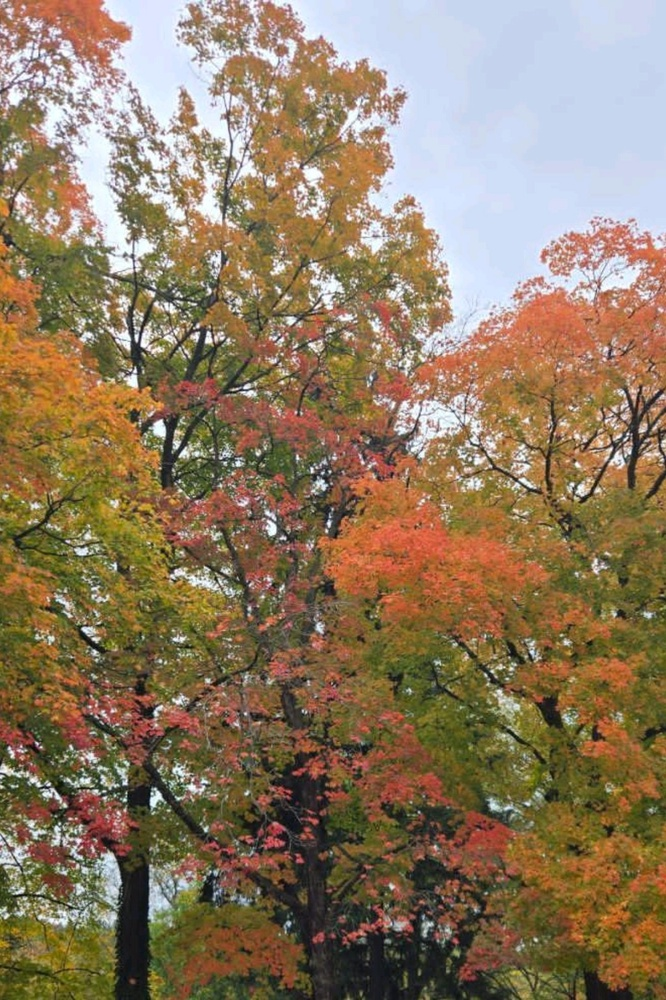
#> input picture tabiat.jpg, 666 x 1000 px, shrunk from 1080 x 1622 before the run
$ jupyter execute openCV_HSV.ipynb
#> lines starting #> are read from the running program, lines starting #| are printed output that depends on the picture
HSV
تصویر سه کاناله

<p>Converting BGR color space to HSV</p>

[cell 1]
import cv2
import matplotlib.pyplot as plt

[cell 2]
img=cv2.imread("tabiat.jpg")
#> img is the input picture: shape (1000, 666, 3); mean B, G, R 97, 122.4, 141.6

[cell 3]
hsv_image=cv2.cvtColor(img,cv2.COLOR_BGR2HSV)
#> hsv_image: shape (1000, 666, 3); mean H, S, V 40.7, 106.2, 147.4
cv2.imshow("HSV imge",hsv_image)
cv2.imshow("Hue channel",hsv_image[:,:,0])
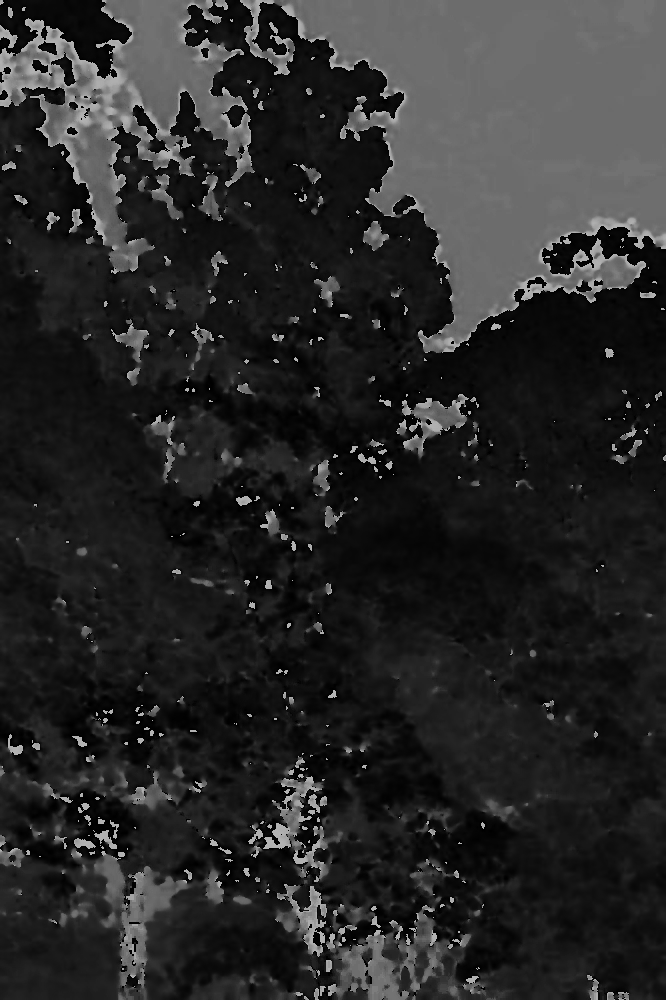
#> window 'Hue channel': shape (1000, 666); min 0, max 179, mean 40.7
cv2.imshow("saturation channel",hsv_image[:,:,1])
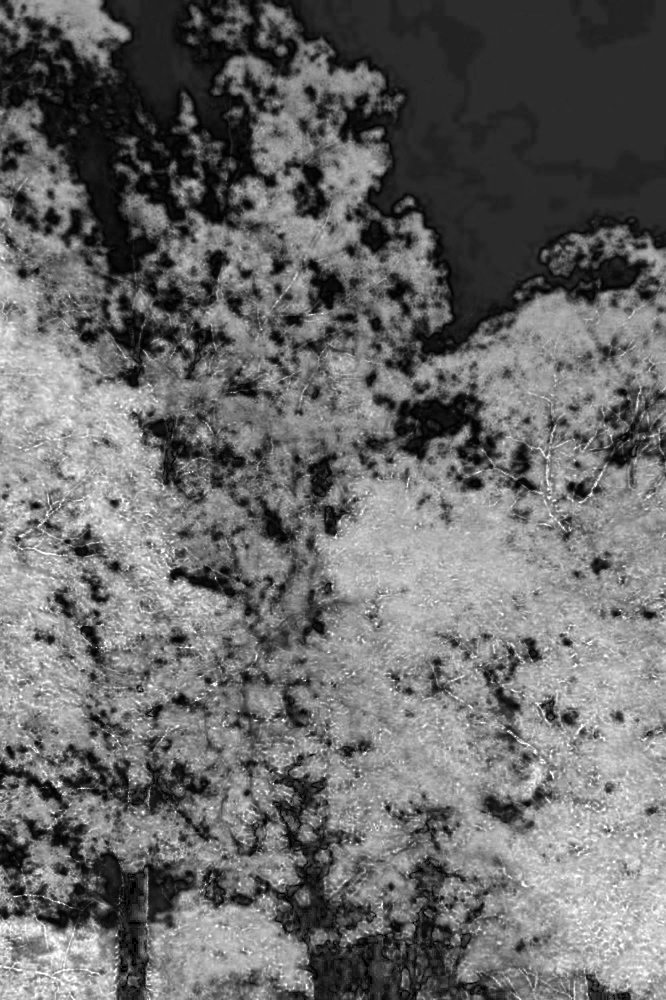
#> window 'saturation channel': shape (1000, 666); min 0, max 255, mean 106.2
cv2.imshow("value channel",hsv_image[:,:,2])
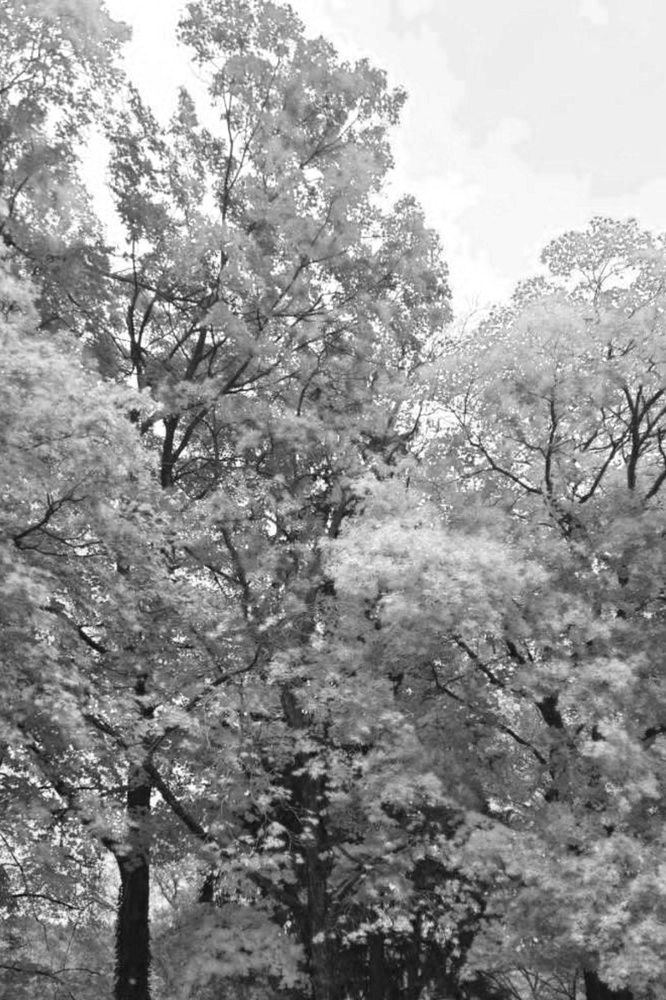
#> window 'value channel': shape (1000, 666); min 4, max 255, mean 147.4

cv2.waitKey()
cv2.destroyAllWindows()

[cell 4]
plt.figure(figsize=[20,5])
plt.subplot(131);plt.imshow(hsv_image[:,:,0],cmap="gray");plt.title("Hue channel");
plt.subplot(132);plt.imshow(hsv_image[:,:,1],cmap="gray");plt.title("vlaue channel");
plt.subplot(133);plt.imshow(hsv_image[:,:,2],cmap="gray");plt.title("saturation channel")
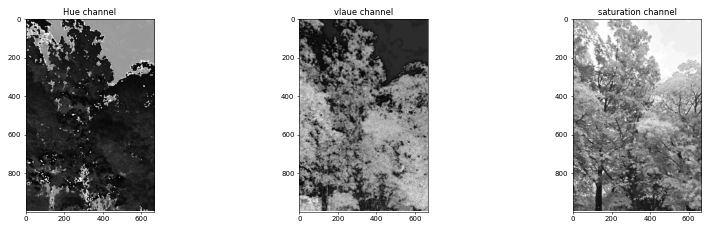
#> figure drawn by matplotlib, 3 panels

[cell 5]
saturated_image=cv2.merge([hsv_image[:,:,0],
                          cv2.add(hsv_image[:,:,1],50),
                          hsv_image[:,:,2]])
#> saturated_image: shape (1000, 666, 3); mean H, S, V 40.7, 155.9, 147.4
saturated_image=cv2.cvtColor(saturated_image,
                             cv2.COLOR_HSV2BGR)
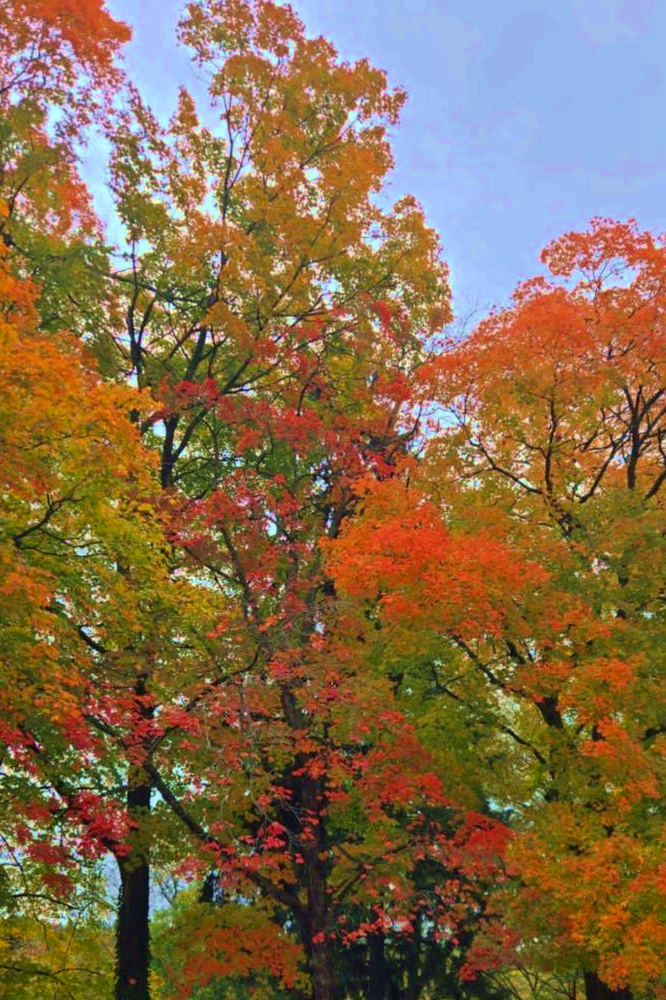
#> saturated_image: shape (1000, 666, 3); mean B, G, R 76, 107.8, 133.3
plt.Figure(figsize=[12,5])

[cell 6]
#show saturation image
plt.subplot(121);plt.imshow(saturated_image[...,::-1])
plt.title("saturation image")

#show main image
plt.subplot(122)
plt.imshow(img[...,::-1])
plt.title("orginl image")
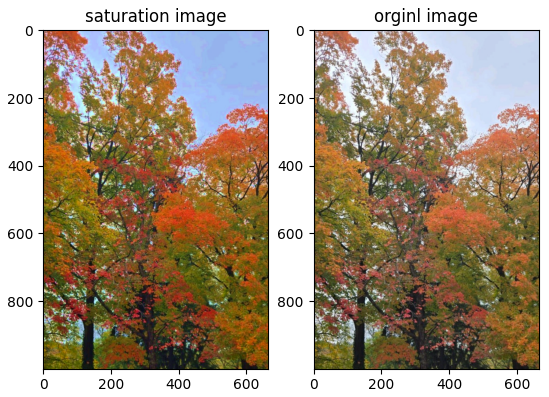
#> figure drawn by matplotlib, 2 panels

[cell 7]
#increses value in HSV

brighter_image=cv2.merge([hsv_image[:,:,0],
                          hsv_image[:,:,1],
                          cv2.add(hsv_image[:,:,2],50)])
#> brighter_image: shape (1000, 666, 3); mean H, S, V 40.7, 106.2, 190.6
plt.subplot(121);plt.imshow(brighter_image[...,::-1])
plt.title('saturated_image')

plt.subplot(122);plt.imshow(img[...,::-1])
plt.title("orginal image")
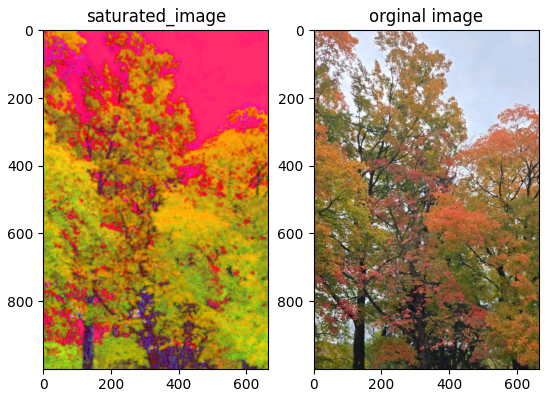
#> figure drawn by matplotlib, 2 panels

$ run again, with noise.jpg copied over tabiat.jpg
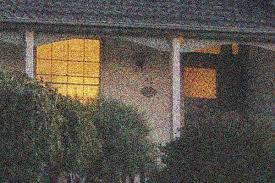
#> input picture noise.jpg, 275 x 183 px
#> img is the input picture: shape (183, 275, 3); mean B, G, R 74.6, 83.3, 90.1
#> hsv_image: shape (183, 275, 3); mean H, S, V 58.1, 43.3, 92.5
#> `cv2.imshow("saturation channel",hsv_image[:,:,1])`:
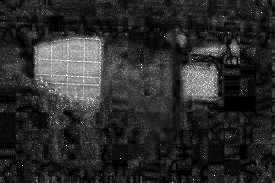
#> window 'saturation channel': shape (183, 275); min 0, max 255, mean 43.3
#> brighter_image: shape (183, 275, 3); mean H, S, V 58.1, 43.3, 141.9
#> `[cell 7] #increses value in HSV  brighter_image=cv2.merge([hsv_image[:..`:
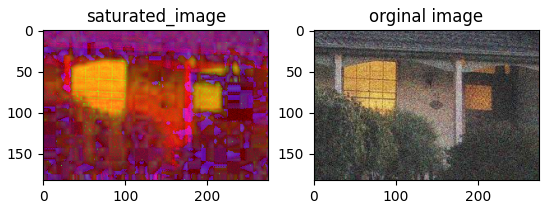
#> figure drawn by matplotlib, 2 panels
